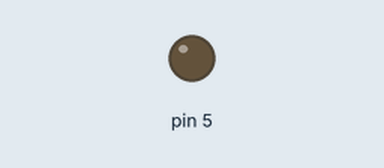
The sketch below on a simulated Arduino Uno, built with avr-gcc and run on an emulated ATmega328P. Parts: output pins drawn as LEDs (lit = HIGH).

Above: at 2.0 s.
At 6.0 s:
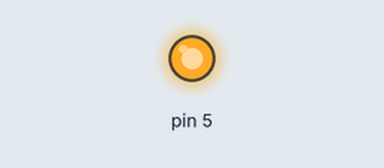
Timing chart, 0 to 10.4 s (numbered marks = the images above):
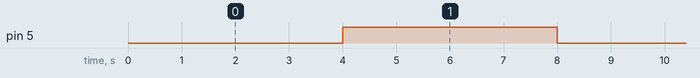

Measured:
- by itself, pin 5: alternates HIGH for 4.0 s and LOW for 4.0 s

The sketch:

Relay_light.ino
```cpp
void setup()
{
pinMode(5,OUTPUT);
}

void loop()
{
digitalWrite(5,LOW);
delay(4000);
digitalWrite(5,HIGH);
delay(4000);
}
```
